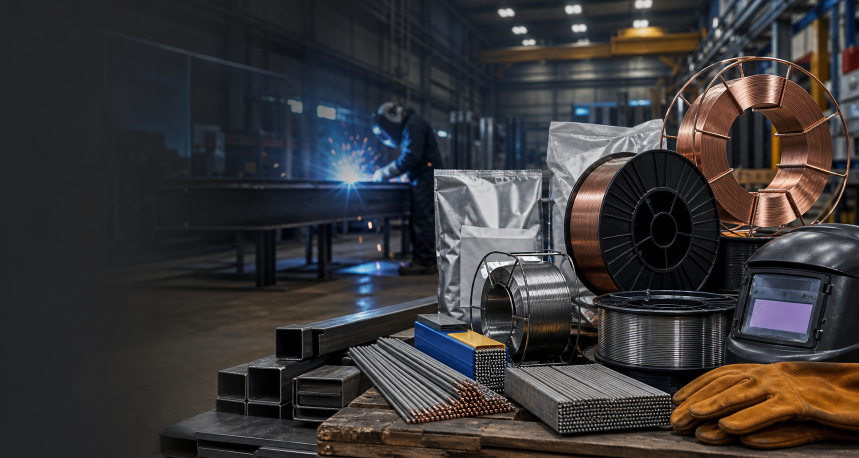
#> input picture assets/hero-welding.png, 1717 x 916 px (shown at 1/2 size); its folder holds only this picture in this run
$ python optimize-assets.py
#> lines starting #> are read from the running program, lines starting #| are printed output that depends on the picture
from pathlib import Path
from PIL import Image, ImageOps
import json


ROOT = Path(__file__).resolve().parents[1]
ASSET_ROOT = ROOT / "public" / "assets"
OUT_ROOT = ASSET_ROOT / "optimized"
MANIFEST = ROOT / "src" / "data" / "imageManifest.js"
WIDTHS = [480, 768, 1280, 1920]
EXTENSIONS = {".png", ".jpg", ".jpeg", ".webp"}


def public_path(path):
    return "/" + path.relative_to(ROOT / "public").as_posix()


def output_name(source, width):
    rel = source.relative_to(ASSET_ROOT)
    stem = "__".join(rel.with_suffix("").parts)
    return OUT_ROOT / f"{stem}-{width}.webp"


def should_skip(path):
    return OUT_ROOT in path.parents or path.suffix.lower() not in EXTENSIONS


def convert_one(source):
    with Image.open(source) as raw:
#> raw is the input picture: PIL image 1717x916 RGB; mean R, G, B 56.8, 54.4, 55.2
      image = ImageOps.exif_transpose(raw)
      has_alpha = image.mode in ("RGBA", "LA") or (image.mode == "P" and "transparency" in image.info)
#> has_alpha = False
      image = image.convert("RGBA" if has_alpha else "RGB")
      original_width, original_height = image.size
#> original_width = 1717; original_height = 916
      variants = []
      for width in WIDTHS:
          if width > original_width:
              continue
          height = max(1, round(original_height * (width / original_width)))
          resized = image.resize((width, height), Image.Resampling.LANCZOS)
          out = output_name(source, width)
          out.parent.mkdir(parents=True, exist_ok=True)
          resized.save(out, "WEBP", quality=78, method=6)
          variants.append({"width": width, "src": public_path(out)})
#> this loop made 1 pass
#> pass 1, in convert_one, `resized = image.resize((width, height), Image.Resampling.LANCZOS)`:
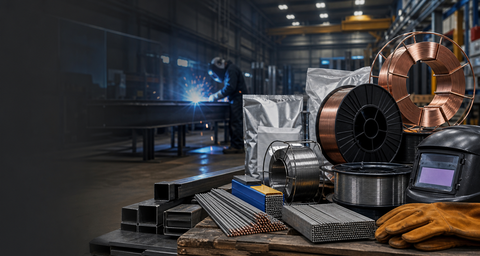
#> resized: PIL image 480x256 RGB; mean R, G, B 56.8, 54.4, 55.2
#> after the loop, variants = []
      if not variants:
          out = output_name(source, original_width)
          out.parent.mkdir(parents=True, exist_ok=True)
          image.save(out, "WEBP", quality=80, method=6)
          variants.append({"width": original_width, "src": public_path(out)})
      return {
          "width": original_width,
          "height": original_height,
          "fallback": public_path(source),
          "variants": variants,
      }


def main():
    manifest = {}
    for source in sorted(ASSET_ROOT.rglob("*")):
        if source.is_file() and not should_skip(source):
            manifest[public_path(source)] = convert_one(source)
    MANIFEST.parent.mkdir(parents=True, exist_ok=True)
    MANIFEST.write_text(
        "export const optimizedImages = "
        + json.dumps(manifest, ensure_ascii=False, indent=2)
        + ";\n",
        encoding="utf-8",
    )
    print(json.dumps({"images": len(manifest), "variants": sum(len(item["variants"]) for item in manifest.values())}, ensure_ascii=False))


if __name__ == "__main__":
#> (the run stopped early here; a loop or call above may not have finished)
